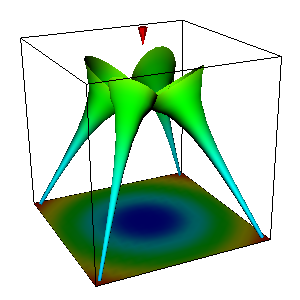

Python code for this plot:
#!/usr/bin/env python

# Demonstrate vtkHyperStreamline by generating a point-load tensor field,
# creating four hyperstreamlines that integrate the minor eigenvector,
# and rendering them with a context plane, outline, and load cone.

# Factory overrides
import vtkmodules.vtkInteractionStyle  # noqa: F401
import vtkmodules.vtkRenderingFreeType  # noqa: F401
import vtkmodules.vtkRenderingOpenGL2  # noqa: F401

from vtkmodules.vtkFiltersGeneral import vtkHyperStreamline
from vtkmodules.vtkFiltersGeometry import vtkImageDataGeometryFilter
from vtkmodules.vtkFiltersModeling import vtkOutlineFilter
from vtkmodules.vtkFiltersSources import vtkConeSource
from vtkmodules.vtkImagingHybrid import vtkPointLoad
from vtkmodules.vtkRenderingCore import (
    vtkActor,
    vtkCamera,
    vtkLogLookupTable,
    vtkPolyDataMapper,
    vtkRenderWindow,
    vtkRenderWindowInteractor,
    vtkRenderer,
)

VTK_INTEGRATE_BOTH_DIRECTIONS = 2

# Generate tensor field from point load
pt_load = vtkPointLoad()
pt_load.SetLoadValue(100.0)
pt_load.SetSampleDimensions(20, 20, 20)
pt_load.ComputeEffectiveStressOn()
pt_load.SetModelBounds(-10, 10, -10, 10, -10, 10)
pt_load.Update()

tensor_input = pt_load.GetOutput()

# Log lookup table
lookup_table = vtkLogLookupTable()
lookup_table.SetHueRange(0.6667, 0.0)

# Hyperstreamline 1
streamline_1 = vtkHyperStreamline()
streamline_1.SetInputData(tensor_input)
streamline_1.SetStartPosition(9, 9, -9)
streamline_1.IntegrateMinorEigenvector()
streamline_1.SetMaximumPropagationDistance(18.0)
streamline_1.SetIntegrationStepLength(0.1)
streamline_1.SetStepLength(0.01)
streamline_1.SetRadius(0.25)
streamline_1.SetNumberOfSides(18)
streamline_1.SetIntegrationDirection(VTK_INTEGRATE_BOTH_DIRECTIONS)
streamline_1.Update()

streamline_1_mapper = vtkPolyDataMapper()
streamline_1_mapper.SetInputConnection(streamline_1.GetOutputPort())
streamline_1_mapper.SetLookupTable(lookup_table)
streamline_1_mapper.SetScalarRange(pt_load.GetOutput().GetScalarRange())

streamline_1_actor = vtkActor()
streamline_1_actor.SetMapper(streamline_1_mapper)

# Hyperstreamline 2
streamline_2 = vtkHyperStreamline()
streamline_2.SetInputData(tensor_input)
streamline_2.SetStartPosition(-9, -9, -9)
streamline_2.IntegrateMinorEigenvector()
streamline_2.SetMaximumPropagationDistance(18.0)
streamline_2.SetIntegrationStepLength(0.1)
streamline_2.SetStepLength(0.01)
streamline_2.SetRadius(0.25)
streamline_2.SetNumberOfSides(18)
streamline_2.SetIntegrationDirection(VTK_INTEGRATE_BOTH_DIRECTIONS)
streamline_2.Update()

streamline_2_mapper = vtkPolyDataMapper()
streamline_2_mapper.SetInputConnection(streamline_2.GetOutputPort())
streamline_2_mapper.SetLookupTable(lookup_table)
streamline_2_mapper.SetScalarRange(tensor_input.GetScalarRange())

streamline_2_actor = vtkActor()
streamline_2_actor.SetMapper(streamline_2_mapper)

# Hyperstreamline 3
streamline_3 = vtkHyperStreamline()
streamline_3.SetInputData(tensor_input)
streamline_3.SetStartPosition(9, -9, -9)
streamline_3.IntegrateMinorEigenvector()
streamline_3.SetMaximumPropagationDistance(18.0)
streamline_3.SetIntegrationStepLength(0.1)
streamline_3.SetStepLength(0.01)
streamline_3.SetRadius(0.25)
streamline_3.SetNumberOfSides(18)
streamline_3.SetIntegrationDirection(VTK_INTEGRATE_BOTH_DIRECTIONS)
streamline_3.Update()

streamline_3_mapper = vtkPolyDataMapper()
streamline_3_mapper.SetInputConnection(streamline_3.GetOutputPort())
streamline_3_mapper.SetLookupTable(lookup_table)
streamline_3_mapper.SetScalarRange(tensor_input.GetScalarRange())

streamline_3_actor = vtkActor()
streamline_3_actor.SetMapper(streamline_3_mapper)

# Hyperstreamline 4
streamline_4 = vtkHyperStreamline()
streamline_4.SetInputData(tensor_input)
streamline_4.SetStartPosition(-9, 9, -9)
streamline_4.IntegrateMinorEigenvector()
streamline_4.SetMaximumPropagationDistance(18.0)
streamline_4.SetIntegrationStepLength(0.1)
streamline_4.SetStepLength(0.01)
streamline_4.SetRadius(0.25)
streamline_4.SetNumberOfSides(18)
streamline_4.SetIntegrationDirection(VTK_INTEGRATE_BOTH_DIRECTIONS)
streamline_4.Update()

streamline_4_mapper = vtkPolyDataMapper()
streamline_4_mapper.SetInputConnection(streamline_4.GetOutputPort())
streamline_4_mapper.SetLookupTable(lookup_table)
streamline_4_mapper.SetScalarRange(tensor_input.GetScalarRange())

streamline_4_actor = vtkActor()
streamline_4_actor.SetMapper(streamline_4_mapper)

# Context plane
geometry = vtkImageDataGeometryFilter()
geometry.SetInputData(tensor_input)
geometry.SetExtent(0, 100, 0, 100, 0, 0)
geometry.Update()

geometry_mapper = vtkPolyDataMapper()
geometry_mapper.SetInputConnection(geometry.GetOutputPort())
geometry_mapper.SetScalarRange(geometry.GetOutput().GetScalarRange())

geometry_actor = vtkActor()
geometry_actor.SetMapper(geometry_mapper)

# Outline
outline = vtkOutlineFilter()
outline.SetInputData(tensor_input)

outline_mapper = vtkPolyDataMapper()
outline_mapper.SetInputConnection(outline.GetOutputPort())

outline_actor = vtkActor()
outline_actor.SetMapper(outline_mapper)
outline_actor.GetProperty().SetColor(0, 0, 0)

# Cone indicating point of load application
cone_src = vtkConeSource()
cone_src.SetRadius(0.5)
cone_src.SetHeight(2)

cone_mapper = vtkPolyDataMapper()
cone_mapper.SetInputConnection(cone_src.GetOutputPort())

cone_actor = vtkActor()
cone_actor.SetMapper(cone_mapper)
cone_actor.SetPosition(0, 0, 11)
cone_actor.RotateY(90)
cone_actor.GetProperty().SetColor(1, 0, 0)

# Camera
camera = vtkCamera()
camera.SetFocalPoint(0.113766, -1.13665, -1.01919)
camera.SetPosition(-29.4886, -63.1488, 26.5807)
camera.SetViewAngle(24.4617)
camera.SetViewUp(0.17138, 0.331163, 0.927879)
camera.SetClippingRange(1, 100)

# Renderer
renderer = vtkRenderer()
renderer.AddActor(streamline_1_actor)
renderer.AddActor(streamline_2_actor)
renderer.AddActor(streamline_3_actor)
renderer.AddActor(streamline_4_actor)
renderer.AddActor(outline_actor)
renderer.AddActor(cone_actor)
renderer.AddActor(geometry_actor)
renderer.SetBackground(1.0, 1.0, 1.0)
renderer.SetActiveCamera(camera)

# Window
render_window = vtkRenderWindow()
render_window.SetMultiSamples(0)
render_window.AddRenderer(renderer)
render_window.SetSize(300, 300)
render_window.SetWindowName("hyper")

# Interactor
interactor = vtkRenderWindowInteractor()
interactor.SetRenderWindow(render_window)

interactor.Initialize()
interactor.Start()
